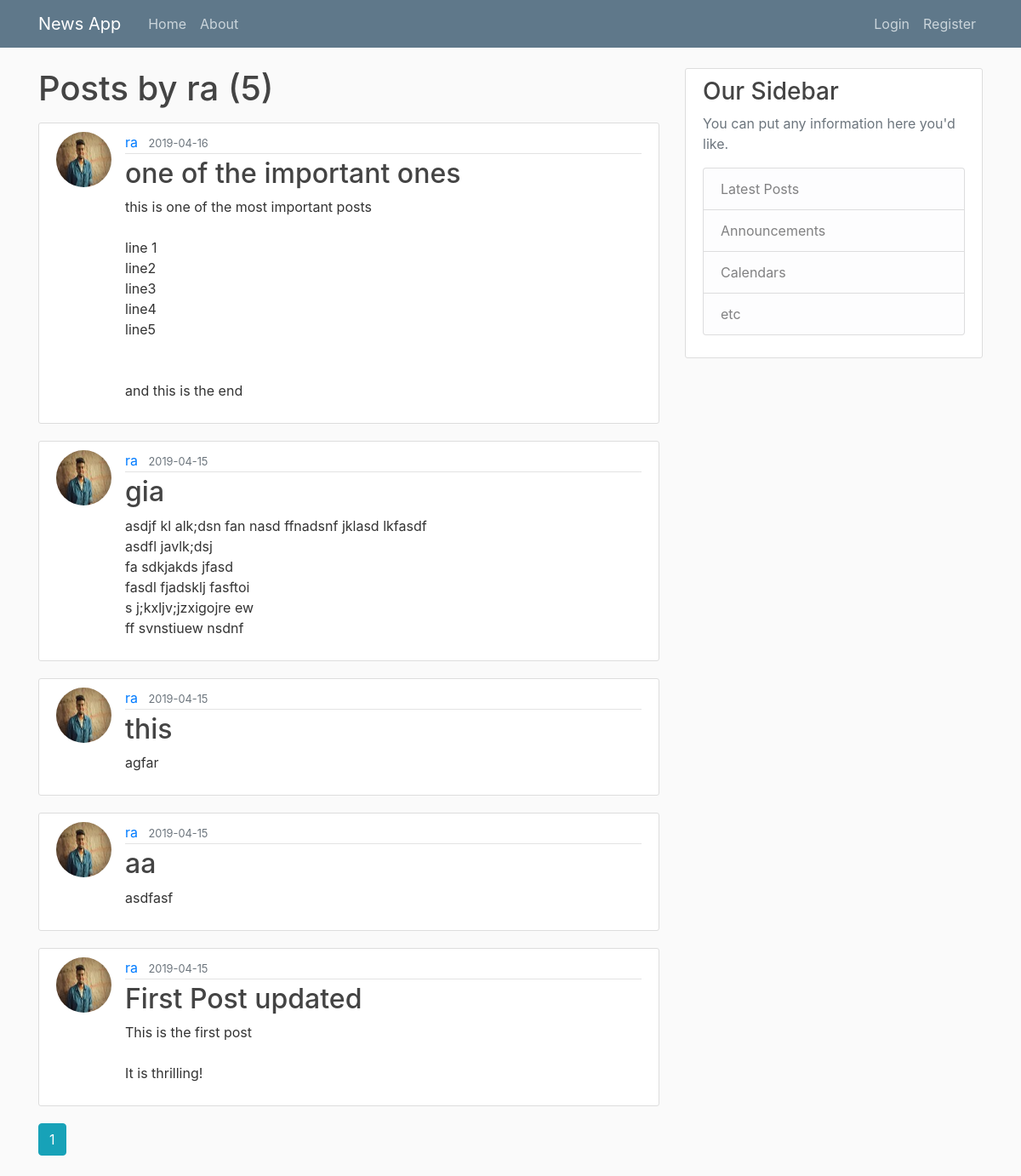
The page /user/ra on the database its author committed.
### flaskblog/models.py (models this page shows, shortened)
class User(db.Model, UserMixin):
    id = db.Column(db.Integer, primary_key=True)
    username = db.Column(db.String(20), unique=True, nullable=False)
    email = db.Column(db.String(120), unique=True, nullable=False)
    image_file = db.Column(db.String(20), nullable=False,
                           default='default.jpg')
    password = db.Column(db.String(60), nullable=False)
    posts = db.relationship('Post', backref='author', lazy=True)

class Post(db.Model):
    id = db.Column(db.Integer, primary_key=True)
    title = db.Column(db.String(100), nullable=False)
    date_posted = db.Column(db.DateTime, nullable=False,
                            default=datetime.utcnow)
    content = db.Column(db.Text, nullable=False)
    user_id = db.Column(db.Integer, db.ForeignKey('user.id'), nullable=False)

### flaskblog/users/routes.py (the view)
@users.route("/user/<string:username>")
def user_posts(username):
    page = request.args.get('page', 1, type=int)
    user = User.query.filter_by(username=username).first_or_404()
    posts = Post.query.filter_by(author=user)\
        .order_by(Post.date_posted.desc())\
        .paginate(page=page, per_page=5)
    return render_template('user_posts.html', posts=posts, user=user)

### flaskblog/templates/user_posts.html
{% extends "layout.html" %} {% block content %}
<h1 class="mb-3">Posts by {{ user.username }} ({{ posts.total }})</h1>
{% for post in posts.items %}
<article class="media content-section">
  <img
    src="{{ url_for('static',filename='profile_pics/' + post.author.image_file) }}"
    alt=""
    class="rounded-circle article-img"
  />
  <div class="media-body">
    <div class="article-metadata">
      <a
        class="mr-2"
        href="{{ url_for('users.user_posts', username=post.author.username) }}"
        >{{ post.author.username }}</a
      >
      <small class="text-muted">{{
        post.date_posted.strftime("%Y-%m-%d")
      }}</small>
    </div>
    <h2>
      <a class="article-title" href="{{ url_for('posts.post',post_id=post.id) }}">{{
        post.title
      }}</a>
    </h2>
    <p class="article-content">{{ post.content }}</p>
  </div>
</article>
{% endfor %} {% for page_num in posts.iter_pages(left_edge=1, right_edge=1,
left_current=1, right_current=2) %} {% if page_num %} {% if posts.page ==
page_num %}
<a
  class="btn btn-info mb-4"
  href="{{ url_for('users.user_posts', username=user.username, page=page_num)}}"
  >{{ page_num }}</a
>
{% else %}
<a
  class="btn btn-outline-info mb-4"
  href="{{ url_for('posts.user_posts', username=user.username, page=page_num)}}"
  >{{ page_num }}</a
>
{% endif %} {% else %} ... {% endif %} {% endfor %} {% endblock content %}

### flaskblog/static/main.css (style rules this page uses)
body { background: #fafafa; color: #333333; margin-top: 5rem; }
h1, h2, h3, h4, h5, h6 { color: #444444; }
.content-section { background: #ffffff; padding: 10px 20px; border: 1px solid #dddddd; border-radius: 3px; margin-bottom: 20px; }
.article-title { color: #444444; }
.article-content { white-space: pre-line; }
.article-img { height: 65px; width: 65px; margin-right: 16px; }
.article-metadata { padding-bottom: 1px; margin-bottom: 4px; border-bottom: 1px solid #e3e3e3 }

### rows shown on the page
User: username "ra"
Post: image_file (picture), author.username "ra", date_posted "2019-04-16", title "one of the important ones", content "this is one of the most important posts line 1 line2 line3 line4 line5 and this is the end"
Post: image_file (picture), author.username "ra", date_posted "2019-04-15", title "gia", content "asdjf kl alk;dsn fan nasd ffnadsnf jklasd lkfasdf asdfl javlk;dsj fa sdkjakds jfasd fasdl fjadsklj fasftoi s j;kxljv;jzxigojre ew ff svnstiuew nsdnf"
Post: image_file (picture), author.username "ra", date_posted "2019-04-15", title "this", content "agfar"
Post: image_file (picture), author.username "ra", date_posted "2019-04-15", title "aa", content "asdfasf"
Post: image_file (picture), author.username "ra", date_posted "2019-04-15", title "First Post updated", content "This is the first post It is thrilling!"

### other values the page prints
{{ posts.total }} "5"
{{ page_num }} "1"
